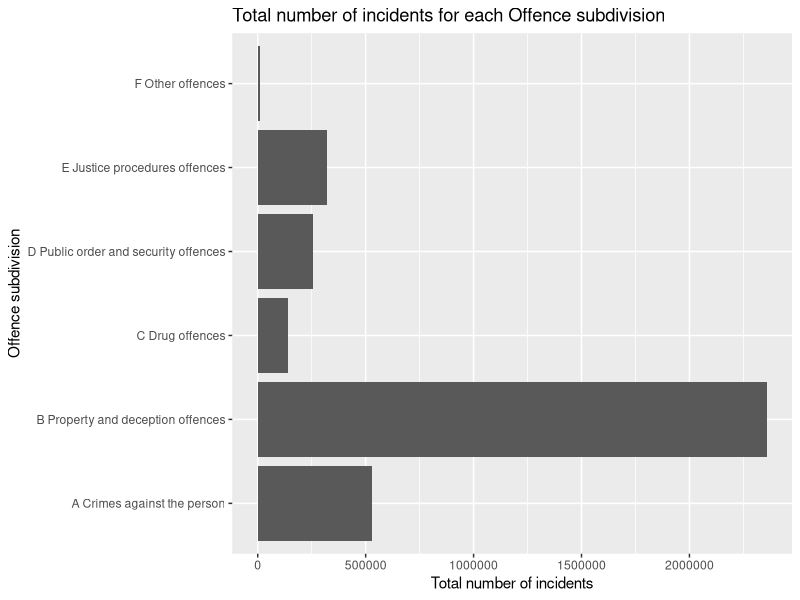

Write the R code that produced this figure.
## ---- chunk 1
library(tidyverse)
## ---- chunk 2
data_tutorial <- read.csv("Data_Tables_Criminal_Incidents_Visualisation_Year_Ending_December_2019.csv")
## ---- chunk 3
data_tutorial$Incidents.Recorded <- str_remove(data_tutorial$Incidents.Recorded, ",")
data_tutorial %>% 
  group_by(Offence.Division) %>%
  summarise(Total = sum(as.numeric(Incidents.Recorded)), .groups = "drop") %>%
  arrange(desc(Total)) %>%
  ggplot(aes(x = Offence.Division, y = Total)) +
  geom_col() +
  coord_flip() +
  labs(title = "Total number of incidents for each Offence subdivision",
       x = "Offence subdivision",
       y = "Total number of incidents")
